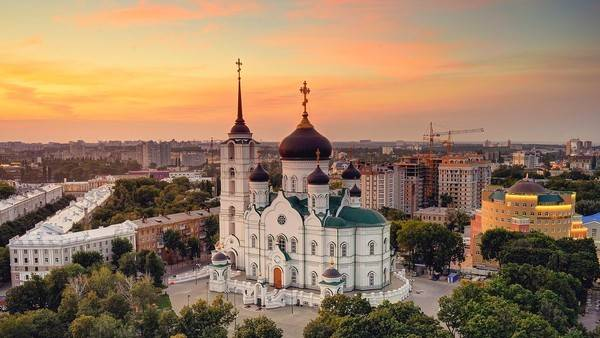
#> input picture 1.jpg, 600 x 338 px
$ python test3.py
#> lines starting #> are read from the running program, lines starting #| are printed output that depends on the picture
import cv2

img = cv2.imread('1.jpg')
#> img is the input picture: shape (338, 600, 3); mean B, G, R 97.5, 123.8, 152.4
# img = cv2.GaussianBlur(img, (9, 9), 0)
img = cv2.cvtColor(img, cv2.COLOR_BGR2GRAY)
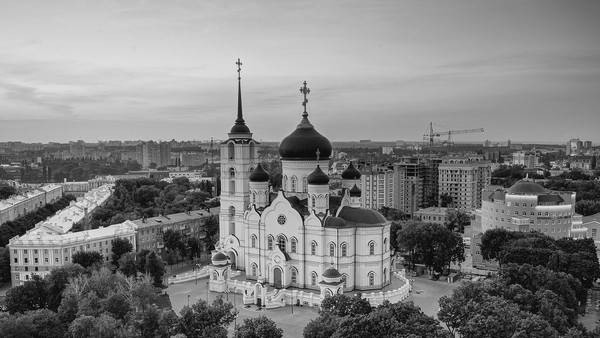
#> img: shape (338, 600); min 0, max 249, mean 129.3
cv2.imshow('result', img)

cv2.waitKey(0)
